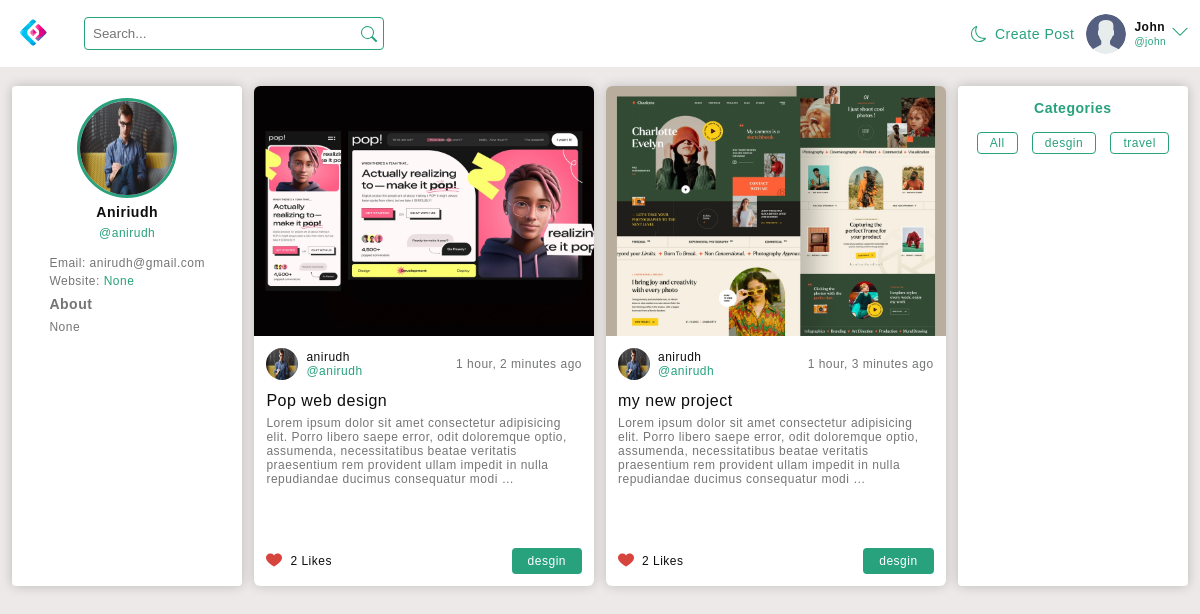
Screenshot of /account/profile/1/ (signed in) with the database file from the repository.
### account/models.py (models this page shows)
class User(AbstractUser):
    bio = models.TextField(max_length=250,blank=True,null=True)
    website = models.CharField(max_length=250,blank=True,null=True)
    avatar = models.ImageField(null=True,blank=True,default='default/avatar.svg',upload_to='profile')
    USERNAME_FIELD = 'username'
    REQUIRED_FIELDS = []

### base/models.py (models this page shows, shortened)
class Post(models.Model):
    author = models.ForeignKey(User,on_delete=models.SET_NULL,null=True)
    image = models.ImageField(null=True,blank=True,upload_to='posts')
    title = models.CharField(max_length=100)
    category = models.ForeignKey(Category,on_delete=models.CASCADE)
    body = models.TextField(blank=True,null=True)
    like_count = models.IntegerField(default=0)
    created= models.DateTimeField(auto_now_add=True)
    updated = models.DateTimeField(auto_now=True)
    class Meta:
        ordering = ['-created']

class Category(models.Model):
    name = models.CharField(max_length=30)
    def __str__(self):
        return self.name

### account/views.py (the view)
# urls.py: path('profile/<int:user_id>/',views.user_profile,name='profile'),
@login_required(login_url='login')
def user_profile(request,user_id):
    user = User.objects.get(pk=user_id)
    likes = Likes.objects.filter(user=request.user.id)
    liked_posts = []
    for me in likes:
        liked_posts.append(me.post)
    categories = Category.objects.all()
    posts = Post.objects.filter(author=user_id)
    num_of_post = len(posts)
    context = {'category':categories,'posts':posts,'user':user,'liked_posts':liked_posts,'num_of_post':num_of_post}
    return render(request,'base/profile.html',context)

### templates/base/profile.html (shortened to what this page needs)
{% extends 'base.html' %}{% load static %} {% block content %}
<section id="PROFILE" class="wrapper">
  <div class="content">
    <div class="profile">
      <div class="img">
        <img src="{{user.avatar.url}}" alt="" />
      </div>
      <div class="user">
        <h3>{{user.first_name}}</h3>
        <span>@{{user.username}}</span>
      </div>
      <div class="about">
        <span>Email: {{user.email}}</span>
        <span>Website: <a href="">{{user.website}}</a></span>
        <h3>About</h3>
        <p>{{user.bio}}</p>
      </div>
    </div>
    <div class="posts" style="position: relative">
       {% for post in posts %}
      <div class="card">
        <a href="{% url 'post' post.id %}" class="img">
          <img src="{{post.image.url}}" alt="" />
        </a>
        <div class="details flex flex-ai-c flex-jc-sb">
          <div class="left flex flex-ai-c flex-jc-s">
            <a href="{% url 'profile' post.author.id %}" class="img">
              <img src="{{user.avatar.url}}" alt="" />
            </a>
            <div>
              <p>{{post.author}}</p>
              <a href="{% url 'profile' post.author.id %}" class="username"
                >@{{post.author.username}}</a
              >
            </div>
          </div>
          <div class="right"><span>{{post.created|timesince}} ago</span></div>
        </div>
        <div class="body">
          <a href="{% url 'post' post.id %}" class="title"
            ><h3>{{post.title}}</h3></a
          >
          <p>{{post.body|truncatewords:30}}</p>
        </div>
        <div class="footer flex flex-ai-c flex-jc-sb">
          <div class="like flex flex-ai-c flex-jc-sb">
            <div
              onclick="likePost('{{post.id}}',event)"
              style="
                display: flex;
                align-items: center;
                justify-content: space-between;
                cursor: pointer;
              "
            >
              <div class="like-img">
                {% if post.id in liked_posts %}
                <img
                  src="{% static '/assets/icons/liked.png' %}"
                  alt=""
                  style="width: 16px"
                />
                {% endif %}
              </div>
            </div>
            <span style="margin-left: 8px"
              ><span class="like_count">{{post.like_count}} </span> Likes</span
            >
          </div>
          <a href="{% url 'home' %}?q={{post.category}}" class="tag"
            ><span>{{post.category}}</span></a
          >
        </div>
      </div>
      {% endfor %}
    </div>
    <div class="sidebar">
      <div class="tags">
        <div class="title">
          <h3>Categories</h3>
        </div>
        <ul class="categories">
          <li class="active"><a href="{% url 'home' %}">All</a></li>
          {% for cat in category %}
          <li><a href="{% url 'home' %}?category={{cat}}">{{cat}}</a></li>
          {% endfor %}
        </ul>
      </div>
    </div>
  </div>
</section>
{% endblock %}

### templates/base.html (shortened to what this page needs)
{% load static %}
<!DOCTYPE html>
<html lang="en">
  <head>
    <link rel="stylesheet" href="{% static 'dist/style.css' %}" />
  </head>
  <body class="light">
    {% include 'navbar.html' %} {% block content %} {% endblock %}
  </body>
</html>

### templates/navbar.html (shortened to what this page needs)
{% load static %}
<header>
  <div class="navigation">
    <nav class="navbar wrapper flex flex-jc-sb flex-ai-c">
      <div class="left flex flex-jc-s flex-ai-c">
        <a href="{% url 'home' %}" class="logo">
          <img src="{% static 'assets/icons/logo.png' %}" alt="" />
        </a>
        <form class="search-form flex flex-jc-s flex-ai-c br-4">
          <input type="text" placeholder="Search..." name="q" />
          <button class="flex flex-jc-s flex-ai-c">
            <?xml version="1.0" ?><svg
              class="bi bi-search"
              fill="#28a17d"
              height="16"
              viewBox="0 0 16 16"
              width="16"
              xmlns="http://www.w3.org/2000/svg"
            >
              <path
                d="M11.742 10.344a6.5 6.5 0 1 0-1.397 1.398h-.001c.03.04.062.078.098.115l3.85 3.85a1 1 0 0 0 1.415-1.414l-3.85-3.85a1.007 1.007 0 0 0-.115-.1zM12 6.5a5.5 5.5 0 1 1-11 0 5.5 5.5 0 0 1 11 0z"
              />
            </svg>
          </button>
        </form>
      </div>
      <div class="right flex flex-jc-sb flex-ai-c">
        <div class="theme">
        </div>
        <ul class="links flex flex-jc-sb flex-ai-c">
          {% if request.user.is_authenticated %}
          <li style="margin-right: 12px">
            <a
              href="{% url 'create-post' %}"
              style="color: #28a17d; font-size: 14px"
              >Create Post</a
            >
          </li>
          <li>
            <a
              href="{% url 'profile' request.user.id %}"
              class="flex flex-jc-sb flex-ai-c"
            >
              <div class="img">
                <img src="{{request.user.avatar.url}}" alt="" />
              </div>
              <div class="user">
                <p>{{request.user.first_name}}</p>
                <small class="username">@{{request.user.username}}</small>
              </div>
            </a>
            {% endif %}
          </li>
          {% if request.user.is_authenticated %}
          <li class="drop-down">
            <svg
              version="1.1"
              xmlns="http://www.w3.org/2000/svg"
              width="16"
              height="16"
              viewBox="0 0 32 32"
            >
              <title>chevron-down</title>
              <path d="M16 21l-13-13h-3l16 16 16-16h-3l-13 13z"></path>
            </svg>
          </li>
          {% else %}
          <li class="account"><a href="{% url 'login' %}">Account</a></li>
          {% endif %}
        </ul>
      </div>
    </nav>
  </div>
</header>

### rows the page displays
User: user.avatar (placeholder picture), user.first_name "John", user.username "john"
User: avatar (picture), first_name "Aniriudh", username "anirudh", email "anirudh@gmail.com", website "None", bio "None"
Post: image (picture), avatar (picture), author "anirudh", author.username "anirudh", created "1 hour, 2 minutes", title "Pop web design", body "Lorem ipsum dolor sit amet consectetur adipisicing elit. Porro libero saepe error, odit doloremque optio, assumenda, necessitatibus beatae veritatis praesentium rem provident ullam impedit in nulla repudiandae ducimus consequatur modi …", like_count "2", category "desgin"
Post: image (picture), avatar (picture), author "anirudh", author.username "anirudh", created "1 hour, 3 minutes", title "my new project", body "Lorem ipsum dolor sit amet consectetur adipisicing elit. Porro libero saepe error, odit doloremque optio, assumenda, necessitatibus beatae veritatis praesentium rem provident ullam impedit in nulla repudiandae ducimus consequatur modi …", like_count "2", category "desgin"
Category: name "desgin"
Category: name "travel"
